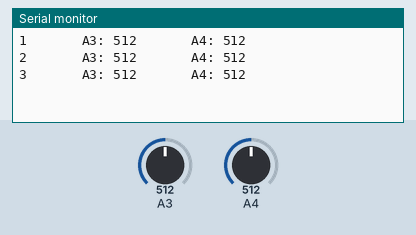
This sketch was run on a simulated Arduino Uno, built with avr-gcc and run on an emulated ATmega328P. Shown: the last lines printed to the serial monitor. The inputs (shaded band) are chosen by the test bench; at power-on: A3 = 512, A4 = 512.

Above: at 1.3 s.
1.4 s: A3 set to 716
At 1.9 s:
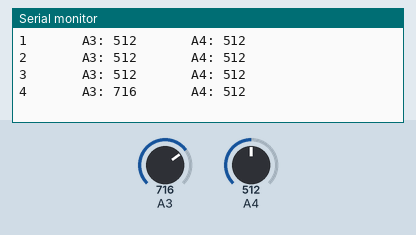
2.9 s: A4 set to 716
At 3.4 s:
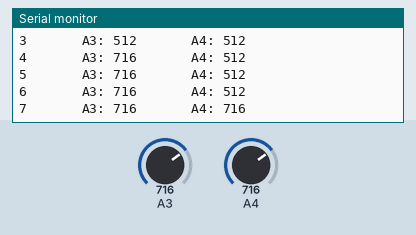
4.4 s: A3 set to 900
At 4.9 s:
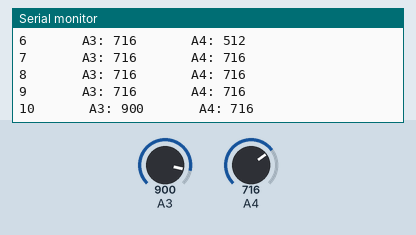
5.9 s: A4 set to 900
At 6.4 s:
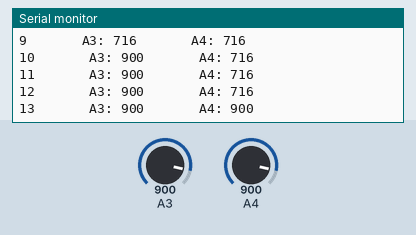
Timing chart, 0 to 8.4 s (numbered marks = the images above; inputs shaded):
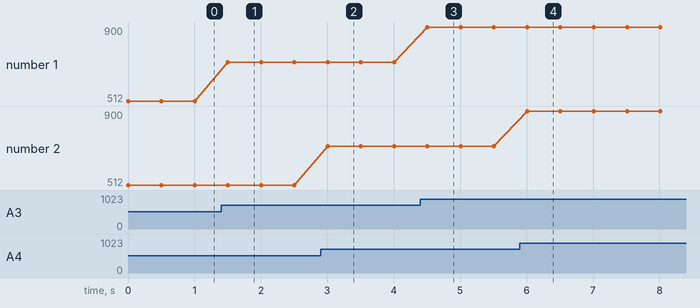

The sketch:

sketch_jun12.ino
```cpp
#include <stdio.h>

int counter = 0;

//#define MAX_TASKS 5
//#define SENSOR_READ_TASK 0
//#define TONE_OFF_TASK 1
//#define LED_OFF_TASK 2
//#define BATTERY_STATUS_TASK 3
//#define NORMAL_OP_TASK 4

void setup() {
  // put your setup code here, to run once:
  Serial.begin (9600);

}

void loop() {
  // put your main code here, to run repeatedly:
  counter++;
  Serial.print(counter);
  Serial.print("       A3: ");
  int var1 = analogRead(A3);
  Serial.print(var1);
  Serial.print("       A4: ");
  int var2 = analogRead(A4);
  Serial.println(var2);

  //Serial.print("A7:");
  //Serial.println(analogRead (FSR3));
  delay(500);


}

int analogToDigitalVoltage(int analogValue)
{

}
```

Measured:
- after the input at 1.4 s, the serial monitor: prints a new line after 0.10 s (image 1)
- after the input at 2.9 s, the serial monitor: prints a new line after 0.11 s (image 2)
- after the input at 4.4 s, the serial monitor: prints a new line after 0.11 s (image 3)
- after the input at 5.9 s, the serial monitor: prints a new line after 0.11 s (image 4)
- plotted number 1: 512 → 716 after the input at 1.4 s, 716 → 900 after the input at 4.4 s
